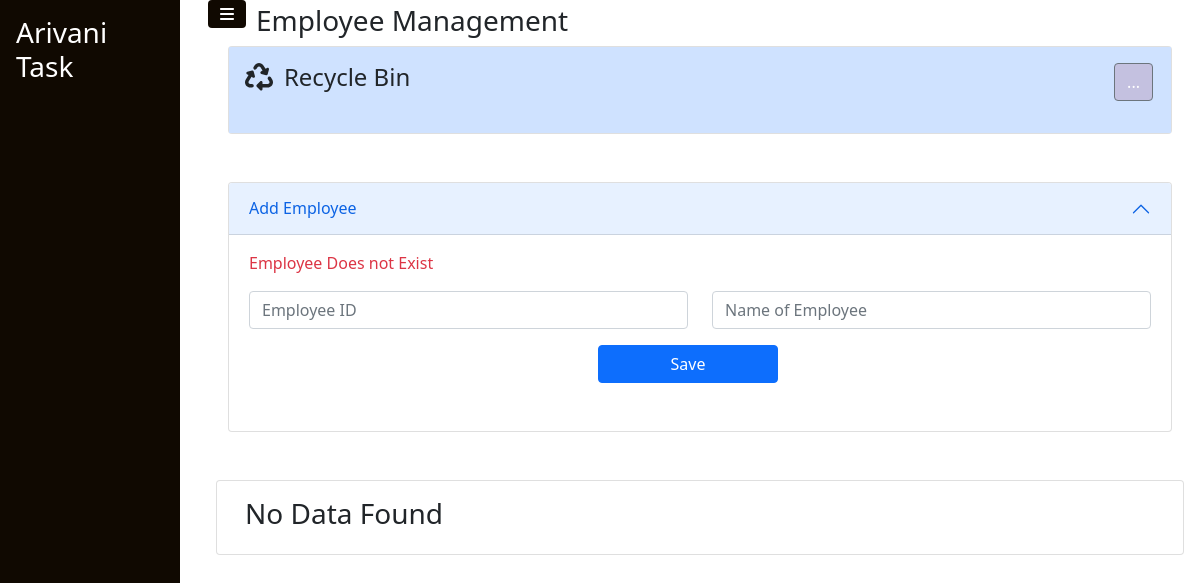
Page /employee/update_data_page/48 (signed in) on the earlier database version.
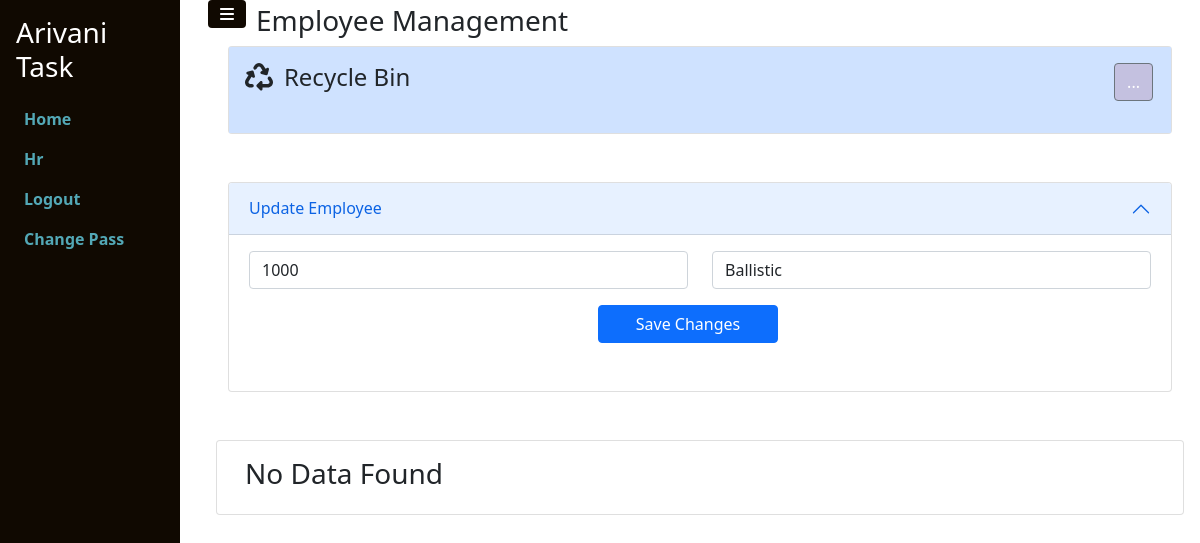
Same page on the later database version.
### employee/models.py (models this page shows, shortened)
class Employee(models.Model):
    employeeID=models.IntegerField()
    name=models.CharField(max_length=70)
    is_deleted=models.BooleanField(default=0)
    created_by=models.ForeignKey(User, on_delete=models.CASCADE,related_name="created_employee",null=True)
    updated_by=models.ForeignKey(User, on_delete=models.CASCADE,related_name="updated_employee",null=True)
    created_at=models.DateTimeField(auto_now_add=True,null=True)
    updated_at = models.DateTimeField(null=True)
    deleted_at = models.DateTimeField(null=True)
    deleted_by = models.ForeignKey(User, on_delete=models.CASCADE,related_name="deleted_employee",null=True)
    restored_at = models.DateTimeField(null=True)
    restored_by = models.ForeignKey(User, on_delete=models.CASCADE,related_name="restored_employee",null=True)
    status = models.BooleanField(default=True)

### employee/views.py (the view)
# urls.py: path('update_data_page/<pk>',update_data_page,name="update_data_page"),
def update_data_page(request,pk):
    if request.user.is_authenticated:
        if request.method == 'GET':  # Corrected method check
            logg_in_user = request.user.id
            user = User.objects.get(id=logg_in_user)
            assigned_user_role = AssignedUserRoles.objects.get(user=user)
            user_role = assigned_user_role.user_role
            try:
                employee = Employee.objects.get(id=pk)
                employees = Employee.objects.all().filter(is_deleted=0,created_by=user)
                ID.clear()
                ID['id']=pk
                return render(request,'Employee/employee.html',{'data':employee,'update':1,'employees':employees,'user_role':user_role})
            except Employee.DoesNotExist:
                return render(request,'Employee/employee.html',{'error':'Employee Does not Exist'})
    else:
        return redirect("loginUserPage")

### templates/Employee/employee.html (shortened to what this page needs)
{% extends "base/base.html" %}
{% load static %}
{% block content %}
<link href="{% static 'css/employee/employee.css' %}" rel="stylesheet"/>
<div class="container">
  <div class="row ms-3">
    <h3>Employee Management</h3>
  </div>
  <div class="card">
    <div class="card-body" style="background:#CFE2FF;">
      <div class="row">
        <div class="col-sm-3 ">
          <div class="row">
            <div class="col-sm-2 ">
              <span class="fs-3"  style="font-weight:bolder;"><i class="fa-solid fa-recycle"></i></span>
            </div>
            <div class="col-sm-10 ">
              <h4>Recycle Bin</h3>
            </div>
          </div>
        </div>
        <div class="col-sm-4 ">
        </div>
        <div class="col-sm-5">
          <div class="row">
            <div class="col-sm-6"></div>
            <div class="col-sm-4"></div>
            <div class="col-sm-2">
              <form action="{% url 'recycleBinPage_emp' %}" method="GET">
                <button class="btn btn-secondary " style="background:#c4c1e0" type="submit" aria-expanded="false">
                  {% if employees_deleted %}
                  {{employees_deleted}}
                  {% else %}
                  ...
                  {% endif %}
                </button>
              </form>
            </div>
          </div>
        </div>
      </div>
    </div>
  </div>
    <div class="row mt-5">
        <div class="accordion" id="accordionExample">
            <div class="accordion-item">
              <h2 class="accordion-header" id="headingOne">
                <button class="accordion-button" id="acc_title" type="button" data-bs-toggle="collapse" data-bs-target="#collapseOne" aria-expanded="true" aria-controls="collapseOne">
                  {% if update %}
                  Update Employee
                  {% else %}
                  Add Employee
                  {% endif %}
                </button>
              </h2>
              <div id="collapseOne" class="accordion-collapse collapse show" aria-labelledby="headingOne" data-bs-parent="#accordionExample">
                <div class="accordion-body">
                    {% if update %}
                    <form action = "{% url 'update_data' %}" method="POST">
                        <div class="row">
                            <div class="col-lg-6 col-md-6 col-sm-12">
                                    <input type="text" class="form-control" id="employeeID" name="employeeID" value="{{data.employeeID}}">
                            </div>
                            <div class="col-lg-6 col-md-6 col-sm-12">
                                    <input type="text" class="form-control" id="name" name="name" value="{{data.name}}">
                            </div>
                        </div>
                        <div class="row mt-3">
                            <div class="row mb-3">
                                <button class="btn btn-primary mx-auto" id = "save_button" style="width:20%" type="submit">Save Changes</button>
                            </div>
                        </div>
                    </form>
                    {% else %}
                    <form action = "{% url 'create_data' %}" method="POST">
                        <div class="row">
                            {% if error %}
                            <p class="text-danger">{{error}}</p>
                            {% endif %}
                            <div class="col-lg-6 col-md-6 col-sm-12">
                                    <input type="text" class="form-control" id="employeeID" name="employeeID" placeholder="Employee ID">
                            </div>
                            <div class="col-lg-6 col-md-6 col-sm-12">
                                    <input type="text" class="form-control" id="name" name="name" placeholder="Name of Employee">
                            </div>
                        </div>
                        <div class="row mt-3">
                            <div class="row mb-3">
                                <button class="btn btn-primary mx-auto" id = "save_button" style="width:20%" type="submit">Save</button>
                            </div>
                        </div>
                    </form>
                    {% endif %}
                </div>
              </div>
            </div>
        </div>
    </div>
    <div class="row mt-5">
        {% if employees %}
        <div class="table-responsive scrollable-table">
          <table class="table">
            <thead>
              <tr>
                <th scope="col">#</th>
                <th scope="col" style="display:none">record_id</th>
                <th scope="col">Action</th>
                <th scope="col">Employee ID</th>
                <th scope="col">Name</th>
              </tr>
            </thead>
            <tbody id="table_data">
                {% for item in employees %}
                <tr>
                    <th scope="row">{{forloop.counter}}</th>
                    <th scope="row" style="display:none">{{ item.id }}</th>
                    <td>
                        <div class="dropdown">
                            <button class="btn btn-secondary " style="background:#c4c1e0" type="button" data-bs-toggle="dropdown" aria-expanded="false">
                              ...
                            </button>
                            <ul class="dropdown-menu menu-dark">
                              <li><a class="dropdown-item text-center text-danger" href="{% url 'delete_data' pk=item.id %}"><i class="fa-solid fa-trash"></i></a></li>
                              <li><a class="dropdown-item text-center text-primary" href="{% url 'update_data_page' pk=item.id %}"><i class="fa-solid fa-pen"></i></a></li>
                            </ul>
                          </div>
                    </td>
                    <td>{{ item.employeeID }}</td>
                    <td>{{ item.name }}</td>
                </tr>
                {% endfor %}
            </tbody>
          </table>
        </div>
          {% else %}
          <div class="card mb-2">
            <div class="card-body">
              <h3>No Data Found</h3>
            </div>
          </div>
          {% endif %}
    </div>
</div>
{% endblock content %}

### templates/base/base.html (shortened to what this page needs)
{% load static %}
<html>
    <head>
        <link href="{% static 'css/bootstrap/bootstrap.css' %}" rel="stylesheet"/>
        <link href="{% static 'css/fontawesome/all.css' %}" rel="stylesheet"/>
        <link href="{% static 'css/base/base.css' %}" rel="stylesheet"/>
    </head>
    <body>
          <div class="side-navbar active-nav d-flex justify-content-between flex-wrap flex-column" id="sidebar">
            <ul class="nav flex-column text-white w-100">
              <a href="#" class="nav-link h3 text-white my-2">
                Arivani Task
              </a>
              {% if user_role == '2' %}
              <li href="#" class="nav-link" id = "Home">
                <a href="{% url 'dashboardPage' %}" class="mx-2" style="text-decoration:none; font-weight:bolder; color:#53a8b6;">Home</a>
              </li>
              <li href="#" class="nav-link" id = "Employee">
                <a href="{% url 'hr_home' %}" class="mx-2" style="text-decoration:none; font-weight:bolder; color:#53a8b6;">Hr</a>
              </li>
              <li href="#" class="nav-link" id = "logoutUser">
                <a href= "{% url 'logoutUser' %}" class="mx-2" style="text-decoration:none; font-weight:bolder; color:#53a8b6;">Logout</a>
              </li>
              <li href="#" class="nav-link" id = "ChangePassword">
                <a href= "{% url 'ChangePasswordPage' %}" class="mx-2" style="text-decoration:none; font-weight:bolder; color:#53a8b6;">Change Pass</a>
              </li>
              {% endif %}
            </ul>
          </div>
          <div class="p-1 ps-4 my-container active-cont">
            {% block content %}
            {% endblock %}
            <a class="btn border-0 ms-1" id="menu-btn" style="position: fixed !important;top: 0px !important;">
              <i class="fa-solid fa-bars"></i>
            </a>
          </div>
    </body>
    <link href="https://cdn.jsdelivr.net/npm/bootstrap@5.0.2/dist/css/bootstrap.min.css" rel="stylesheet">
</html>

### static/css/base/base.css (style rules this page uses)
.side-navbar { width: 180px; height: 100%; position: fixed; margin-left: -300px; background-color: #100901; transition: 0.5s; }
.my-container { transition: 0.4s; }
.active-nav { margin-left: 0; }
.active-cont { margin-left: 180px; }
#menu-btn { background-color: #100901; color: #fff; margin-left: -62px; }

Differences in the rows shown:
added Employee: employeeID "1000", name "Ballistic"
Other differences:
{{ error }}: "Employee Does not Exist" → (not shown)
text no longer shown: "Add Employee Save"
text now shown: "Home Hr Logout Change Pass Update Employee Save Changes"
